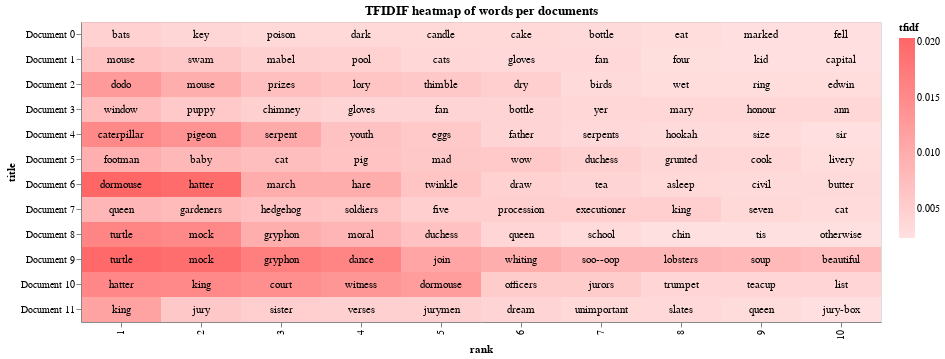

Write notebook code for a chart like this one.
### Code cell
# TFIDF heatmap
# https://altair-viz.github.io/gallery/layered_heatmap_text.html

# important words to color with mark_color
mark_words = []
mark_color='#fff'

base_heatmap = alt.Chart(
        pd_tfidf_data,
        height=300,
        title="TFIDIF heatmap of words per documents"
    ).encode(x = alt.X('rank:N'),
             y = alt.Y('title:O',sort='-x'),
             tooltip=['tfidf', 'word']
).transform_window(
    rank = "rank()",
    sort = [
        alt.SortField("tfidf", order="descending"),
        alt.SortField("word", order="descending"),
        ],
    groupby = ["id"],
)

heatmap = base_heatmap.mark_rect(opacity=0.6).encode(
   alt.Color('tfidf:Q',
            scale=alt.Scale(
            range=['#ffcccc', '#ff0000'], 
            interpolate='rgb',
            scheme='viridis'
            ),
   )
)

heatmap_text = base_heatmap.mark_text(baseline='middle').encode(
    alt.Text('label:N'),
    color = alt.condition(
        alt.FieldOneOfPredicate(field='word', oneOf = mark_words),
        alt.value(mark_color),
        alt.value('#000')
    ),
).transform_calculate(
    label=alt.datum.word
)

(heatmap + heatmap_text).properties(width=800)

### Figure 1 — Vega-Lite specification as saved in the notebook (floating-point values rounded to 4 significant figures)
{"config": {"view": {"continuousWidth": 400, "continuousHeight": 300}}, "layer": [{"mark": {"type": "rect", "opacity": 0.6}, "encoding": {"color": {"field": "tfidf", "scale": {"interpolate": "rgb", "range": ["#ffcccc", "#ff0000"], "scheme": "viridis"}, "type": "quantitative"}, "tooltip": [{"field": "tfidf", "type": "quantitative"}, {"field": "word", "type": "nominal"}], "x": {"field": "rank", "type": "nominal"}, "y": {"field": "title", "sort": "-x", "type": "ordinal"}}, "height": 300, "title": "TFIDIF heatmap of words per documents", "transform": [{"window": [{"op": "rank", "field": "", "as": "rank"}], "groupby": ["id"], "sort": [{"field": "tfidf", "order": "descending"}, {"field": "word", "order": "descending"}]}]}, {"mark": {"type": "text", "baseline": "middle"}, "encoding": {"color": {"condition": {"value": "#fff", "test": {"field": "word", "oneOf": []}}, "value": "#000"}, "text": {"field": "label", "type": "nominal"}, "tooltip": [{"field": "tfidf", "type": "quantitative"}, {"field": "word", "type": "nominal"}], "x": {"field": "rank", "type": "nominal"}, "y": {"field": "title", "sort": "-x", "type": "ordinal"}}, "height": 300, "title": "TFIDIF heatmap of words per documents", "transform": [{"window": [{"op": "rank", "field": "", "as": "rank"}], "groupby": ["id"], "sort": [{"field": "tfidf", "order": "descending"}, {"field": "word", "order": "descending"}]}, {"calculate": "datum.word", "as": "label"}]}], "data": {"name": "data-c61427bfa21b0102ebbc30cf7b1c264c"}, "width": 800, "$schema": "https://vega.github.io/schema/vega-lite/v4.17.0.json", "datasets": {"data-c61427bfa21b0102ebbc30cf7b1c264c": [{"id": "0", "title": "Document 0", "word": "bats", "tfidf": 0.004643}, {"id": "0", "title": "Document 0", "word": "key", "tfidf": 0.003885}, {"id": "0", "title": "Document 0", "word": "dark", "tfidf": 0.003482}, {"id": "0", "title": "Document 0", "word": "poison", "tfidf": 0.003482}, {"id": "0", "title": "Document 0", "word": "candle", "tfidf": 0.003482}, {"id": "0", "title": "Document 0", "word": "cake", "tfidf": 0.003482}, {"id": "0", "title": "Document 0", "word": "bottle", "tfidf": 0.003348}, {"id": "0", "title": "Document 0", "word": "eat", "tfidf": 0.002862}, {"id": "0", "title": "Document 0", "word": "fell", "tfidf": 0.00259}, {"id": "0", "title": "Document 0", "word": "marked", "tfidf": 0.00259}, {"id": "1", "title": "Document 1", "word": "mouse", "tfidf": 0.006689}, {"id": "1", "title": "Document 1", "word": "swam", "tfidf": 0.005933}, {"id": "1", "title": "Document 1", "word": "mabel", "tfidf": 0.004747}, {"id": "1", "title": "Document 1", "word": "pool", "tfidf": 0.004634}, {"id": "1", "title": "Document 1", "word": "cats", "tfidf": 0.003673}, {"id": "1", "title": "Document 1", "word": "gloves", "tfidf": 0.003423}, {"id": "1", "title": "Document 1", "word": "fan", "tfidf": 0.003423}, {"id": "1", "title": "Document 1", "word": "four", "tfidf": 0.002648}, {"id": "1", "title": "Document 1", "word": "kid", "tfidf": 0.002567}, {"id": "1", "title": "Document 1", "word": "capital", "tfidf": 0.002567}, {"id": "2", "title": "Document 2", "word": "dodo", "tfidf": 0.01269}, {"id": "2", "title": "Document 2", "word": "mouse", "tfidf": 0.009814}, {"id": "2", "title": "Document 2", "word": "prizes", "tfidf": 0.00733}, {"id": "2", "title": "Document 2", "word": "lory", "tfidf": 0.006343}, {"id": "2", "title": "Document 2", "word": "thimble", "tfidf": 0.005864}, {"id": "2", "title": "Document 2", "word": "dry", "tfidf": 0.004907}, {"id": "2", "title": "Document 2", "word": "birds", "tfidf": 0.003241}, {"id": "2", "title": "Document 2", "word": "wet", "tfidf": 0.002932}, {"id": "2", "title": "Document 2", "word": "ring", "tfidf": 0.002932}, {"id": "2", "title": "Document 2", "word": "edwin", "tfidf": 0.002932}, {"id": "3", "title": "Document 3", "word": "window", "tfidf": 0.007619}, {"id": "3", "title": "Document 3", "word": "puppy", "tfidf": 0.005715}, {"id": "3", "title": "Document 3", "word": "chimney", "tfidf": 0.004762}, {"id": "3", "title": "Document 3", "word": "fan", "tfidf": 0.004121}, {"id": "3", "title": "Document 3", "word": "gloves", "tfidf": 0.004121}, {"id": "3", "title": "Document 3", "word": "bottle", "tfidf": 0.004121}, {"id": "3", "title": "Document 3", "word": "mary", "tfidf": 0.00381}, {"id": "3", "title": "Document 3", "word": "ann", "tfidf": 0.00381}, {"id": "3", "title": "Document 3", "word": "yer", "tfidf": 0.00381}, {"id": "3", "title": "Document 3", "word": "honour", "tfidf": 0.00381}, {"id": "4", "title": "Document 4", "word": "caterpillar", "tfidf": 0.0154}, {"id": "4", "title": "Document 4", "word": "pigeon", "tfidf": 0.0138}, {"id": "4", "title": "Document 4", "word": "serpent", "tfidf": 0.01035}, {"id": "4", "title": "Document 4", "word": "youth", "tfidf": 0.006899}, {"id": "4", "title": "Document 4", "word": "eggs", "tfidf": 0.005749}, {"id": "4", "title": "Document 4", "word": "father", "tfidf": 0.004146}, {"id": "4", "title": "Document 4", "word": "serpents", "tfidf": 0.00345}, {"id": "4", "title": "Document 4", "word": "hookah", "tfidf": 0.003317}, {"id": "4", "title": "Document 4", "word": "size", "tfidf": 0.00305}, {"id": "4", "title": "Document 4", "word": "sir", "tfidf": 0.002566}, {"id": "5", "title": "Document 5", "word": "footman", "tfidf": 0.009591}, {"id": "5", "title": "Document 5", "word": "baby", "tfidf": 0.008298}, {"id": "5", "title": "Document 5", "word": "cat", "tfidf": 0.007434}, {"id": "5", "title": "Document 5", "word": "pig", "tfidf": 0.006713}, {"id": "5", "title": "Document 5", "word": "mad", "tfidf": 0.005885}, {"id": "5", "title": "Document 5", "word": "wow", "tfidf": 0.005754}, {"id": "5", "title": "Document 5", "word": "duchess", "tfidf": 0.00473}, {"id": "5", "title": "Document 5", "word": "grunted", "tfidf": 0.003836}, {"id": "5", "title": "Document 5", "word": "cook", "tfidf": 0.003745}, {"id": "5", "title": "Document 5", "word": "livery", "tfidf": 0.002877}, {"id": "6", "title": "Document 6", "word": "dormouse", "tfidf": 0.02041}, {"id": "6", "title": "Document 6", "word": "hatter", "tfidf": 0.01943}, {"id": "6", "title": "Document 6", "word": "march", "tfidf": 0.01011}, {"id": "6", "title": "Document 6", "word": "hare", "tfidf": 0.01011}, {"id": "6", "title": "Document 6", "word": "twinkle", "tfidf": 0.006531}, {"id": "6", "title": "Document 6", "word": "draw", "tfidf": 0.004709}, {"id": "6", "title": "Document 6", "word": "tea", "tfidf": 0.004251}, {"id": "6", "title": "Document 6", "word": "asleep", "tfidf": 0.003643}, {"id": "6", "title": "Document 6", "word": "civil", "tfidf": 0.003265}, {"id": "6", "title": "Document 6", "word": "butter", "tfidf": 0.003265}, {"id": "7", "title": "Document 7", "word": "queen", "tfidf": 0.008657}, {"id": "7", "title": "Document 7", "word": "gardeners", "tfidf": 0.008009}, {"id": "7", "title": "Document 7", "word": "hedgehog", "tfidf": 0.007008}, {"id": "7", "title": "Document 7", "word": "soldiers", "tfidf": 0.006497}, {"id": "7", "title": "Document 7", "word": "five", "tfidf": 0.005053}, {"id": "7", "title": "Document 7", "word": "procession", "tfidf": 0.005006}, {"id": "7", "title": "Document 7", "word": "executioner", "tfidf": 0.005006}, {"id": "7", "title": "Document 7", "word": "king", "tfidf": 0.004869}, {"id": "7", "title": "Document 7", "word": "seven", "tfidf": 0.00361}, {"id": "7", "title": "Document 7", "word": "cat", "tfidf": 0.003175}, {"id": "8", "title": "Document 8", "word": "turtle", "tfidf": 0.0159}, {"id": "8", "title": "Document 8", "word": "mock", "tfidf": 0.01529}, {"id": "8", "title": "Document 8", "word": "gryphon", "tfidf": 0.009692}, {"id": "8", "title": "Document 8", "word": "moral", "tfidf": 0.008769}, {"id": "8", "title": "Document 8", "word": "duchess", "tfidf": 0.006951}, {"id": "8", "title": "Document 8", "word": "queen", "tfidf": 0.003975}, {"id": "8", "title": "Document 8", "word": "school", "tfidf": 0.003161}, {"id": "8", "title": "Document 8", "word": "chin", "tfidf": 0.002446}, {"id": "8", "title": "Document 8", "word": "tis", "tfidf": 0.002371}, {"id": "8", "title": "Document 8", "word": "otherwise", "tfidf": 0.002371}, {"id": "9", "title": "Document 9", "word": "turtle", "tfidf": 0.01984}, {"id": "9", "title": "Document 9", "word": "mock", "tfidf": 0.01916}, {"id": "9", "title": "Document 9", "word": "gryphon", "tfidf": 0.01681}, {"id": "9", "title": "Document 9", "word": "dance", "tfidf": 0.01594}, {"id": "9", "title": "Document 9", "word": "join", "tfidf": 0.01104}, {"id": "9", "title": "Document 9", "word": "whiting", "tfidf": 0.009812}, {"id": "9", "title": "Document 9", "word": "lobsters", "tfidf": 0.008586}, {"id": "9", "title": "Document 9", "word": "soo--oop", "tfidf": 0.008586}, {"id": "9", "title": "Document 9", "word": "soup", "tfidf": 0.008211}, {"id": "9", "title": "Document 9", "word": "beautiful", "tfidf": 0.007527}, {"id": "10", "title": "Document 10", "word": "hatter", "tfidf": 0.01554}, {"id": "10", "title": "Document 10", "word": "king", "tfidf": 0.01525}, {"id": "10", "title": "Document 10", "word": "court", "tfidf": 0.01435}, {"id": "10", "title": "Document 10", "word": "witness", "tfidf": 0.01327}, {"id": "10", "title": "Document 10", "word": "dormouse", "tfidf": 0.01244}, {"id": "10", "title": "Document 10", "word": "jurors", "tfidf": 0.005307}, {"id": "10", "title": "Document 10", "word": "officers", "tfidf": 0.005307}, {"id": "10", "title": "Document 10", "word": "trumpet", "tfidf": 0.00398}, {"id": "10", "title": "Document 10", "word": "teacup", "tfidf": 0.00398}, {"id": "10", "title": "Document 10", "word": "list", "tfidf": 0.00398}, {"id": "11", "title": "Document 11", "word": "king", "tfidf": 0.0115}, {"id": "11", "title": "Document 11", "word": "jury", "tfidf": 0.005936}, {"id": "11", "title": "Document 11", "word": "sister", "tfidf": 0.005114}, {"id": "11", "title": "Document 11", "word": "jurymen", "tfidf": 0.004729}, {"id": "11", "title": "Document 11", "word": "verses", "tfidf": 0.004729}, {"id": "11", "title": "Document 11", "word": "dream", "tfidf": 0.004262}, {"id": "11", "title": "Document 11", "word": "unimportant", "tfidf": 0.003546}, {"id": "11", "title": "Document 11", "word": "slates", "tfidf": 0.00341}, {"id": "11", "title": "Document 11", "word": "queen", "tfidf": 0.002968}, {"id": "11", "title": "Document 11", "word": "jury-box", "tfidf": 0.002557}]}}
